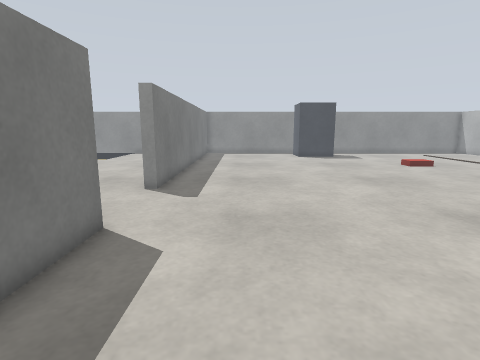
View 1 (above)

23 first-person views from a walk through a robot-simulator world made for Gazebo. The camera is 0.46 m above the floor, tilts 10° down and sees 80° across. The floor is counted in squares, 0.2 m on a side. Each view is taken from the middle of a square. On the plan, view 1 faces up. The plan holds only what a view shows up to about 18 squares ahead; the rest is blank.

View 2
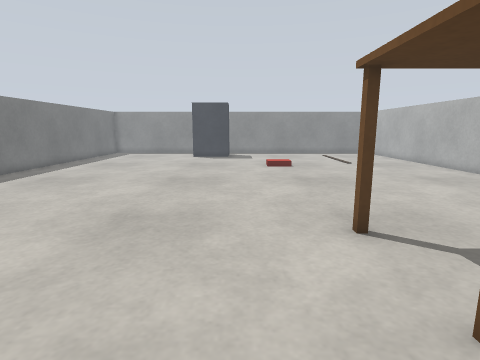

View 3
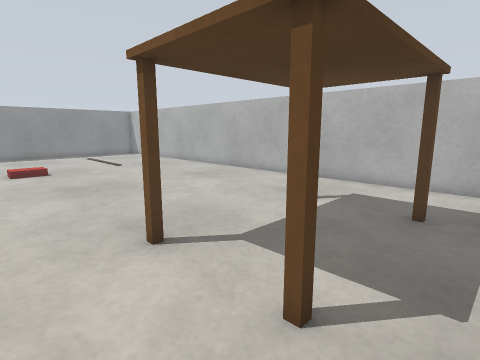

View 4
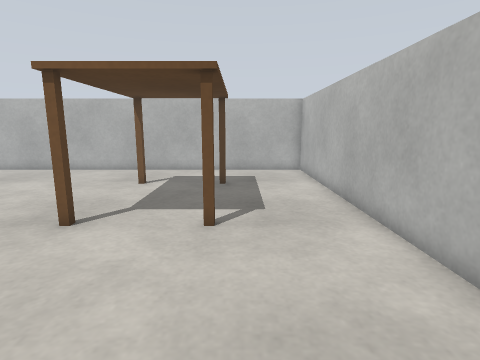

View 5
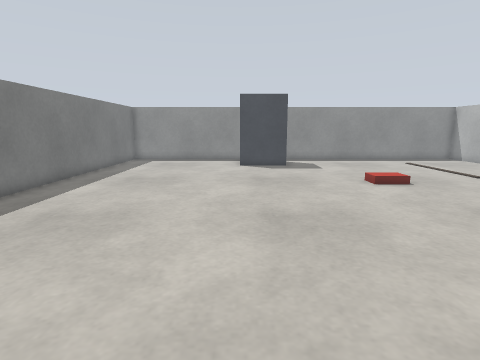

View 6
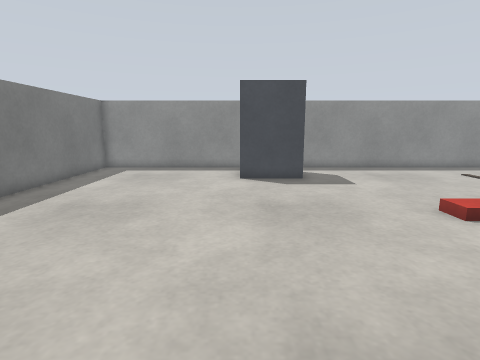

View 7
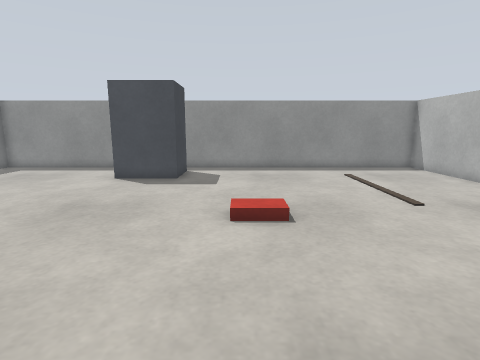

View 8
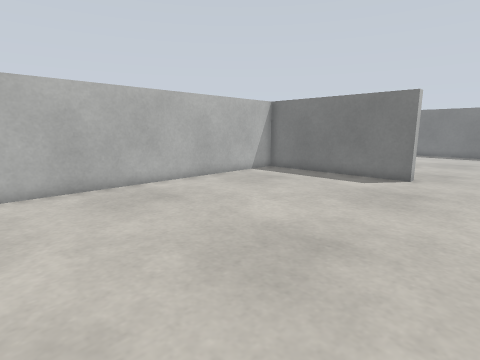

View 9
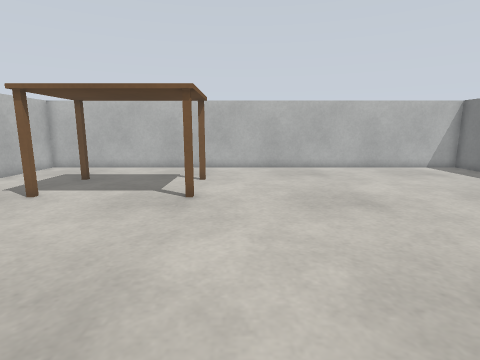

View 10
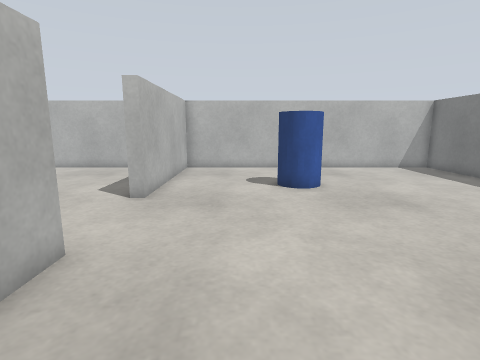

View 11
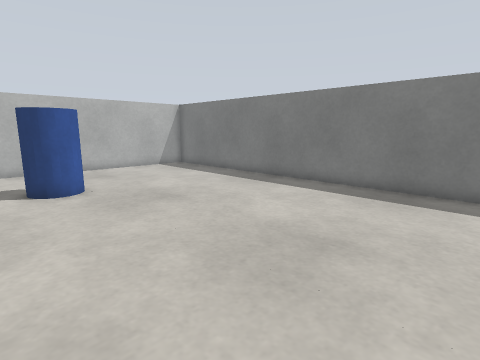

View 12
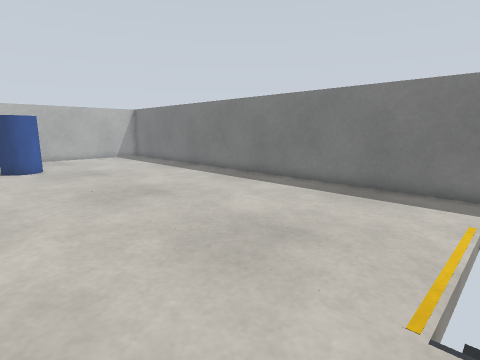

View 13
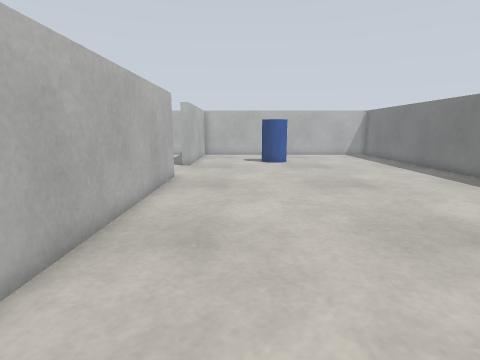

View 14
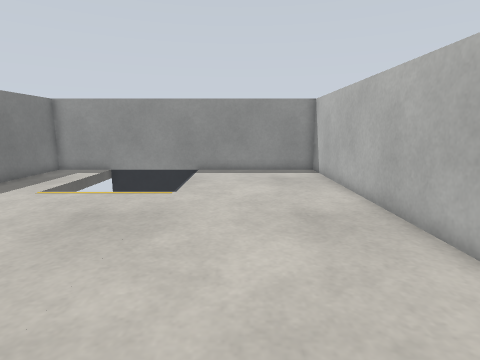

View 15
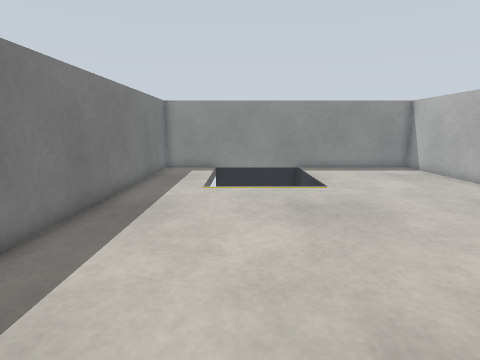

View 16
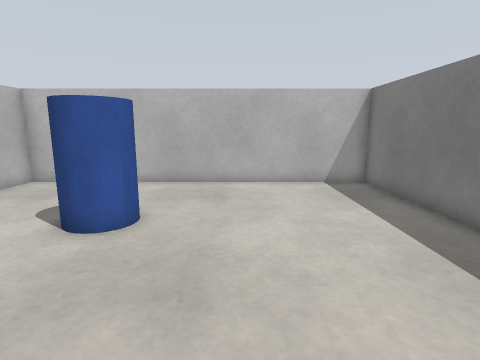

View 17
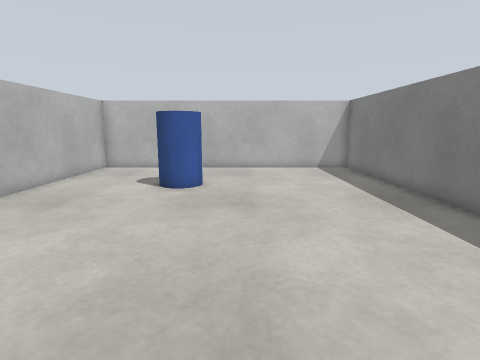

View 18
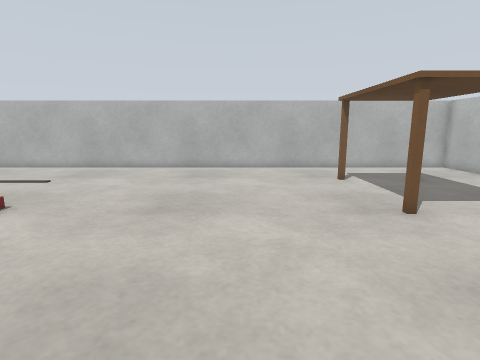

View 19
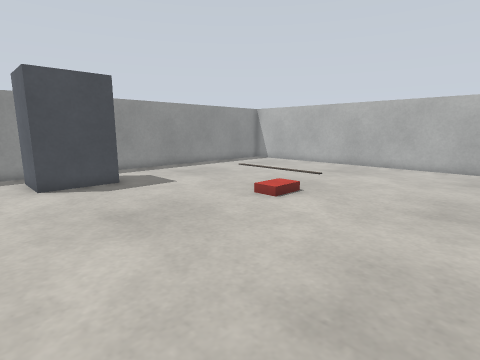

View 20
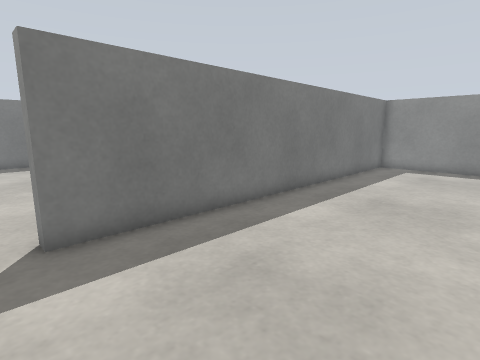

View 21
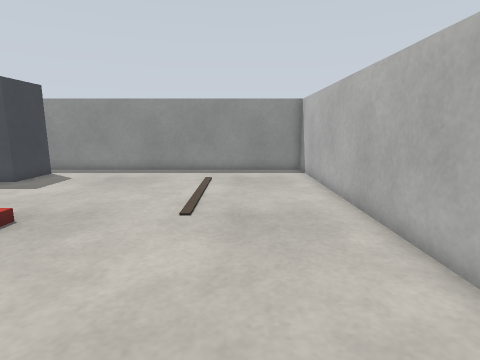

View 22
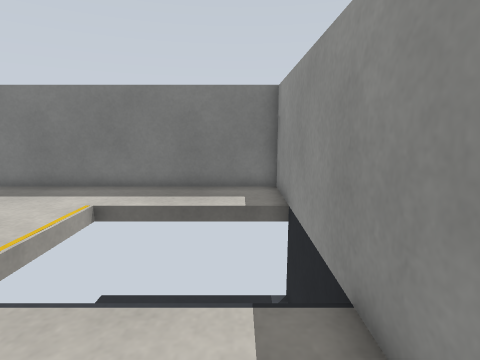

View 23
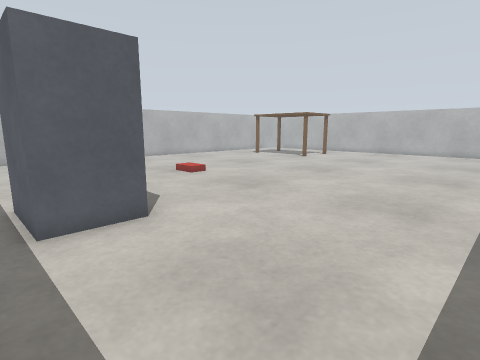

### Floor plan
Key: @ floor where view 1 was taken; # wall or solid block; . floor; / step, stairs or slope; = window, fence, low wall or low ledge; v drop or lower ground; P brown post; T thing the floor can be seen under or through; C cabinet; B bin.
Columns run from 19 left of view 1 to 22 right of it. Each row starts with its distance up from view 1.
 29 ##########################################
 28 #   v    ......##........  ..............#
 27 #   v    ......##.......CCCC.............#
 26 #   v    ......##.......C  C.............#
 25 #   v    ......##.......CCCC.............#
 24 #   v    ......##........................#
 23 #   v    ......##........................#
 22 #..............##........................#
 21 #..............##........................#
 20 #..............##........................#
 19 #..............##.............//.........#
 18 #..............##.............//.........#
 17 #..............##........................#
 16 #..............##........................#
 15 #..............##........................#
 14 #..............##........................#
 13 #..............##........................#
 12 #..............##........................#
 11 #..............##........................#
 10 #........................................#
  9 #........................................#
  8 #........................................#
  7 #........................................#
  6 #..............##..............P====P....#
  5 #........BB....##..............T....=....#
  4 #........BB....##..............T....=....#
  3 #........  ....##..............PTTTTP....#
  2 #..............##........................#
  1 #..............##........................#
  0 #..............##..@.....................#
 -1 #..............##........................#
 -2 ##########################################

Positions as (right, up) in squares from view 1, and headings:
1: (0, 0), facing up
2: (9, 0), facing up
3: (9, 1), facing up-right
4: (5, 2), facing right
5: (5, 6), facing up
6: (5, 11), facing up
7: (11, 11), facing up
8: (11, 10), facing down-left
9: (10, 16), facing down
10: (-7, 16), facing down
11: (-7, 16), facing down-left
12: (-7, 23), facing down-left
13: (-7, 25), facing down
14: (-8, 12), facing up
15: (-14, 11), facing up
16: (-13, 11), facing down
17: (-12, 16), facing down
18: (4, 11), facing right
19: (3, 12), facing up-right
20: (3, 10), facing up-left
21: (18, 12), facing up
22: (-7, 27), facing left
23: (-2, 28), facing down-right
